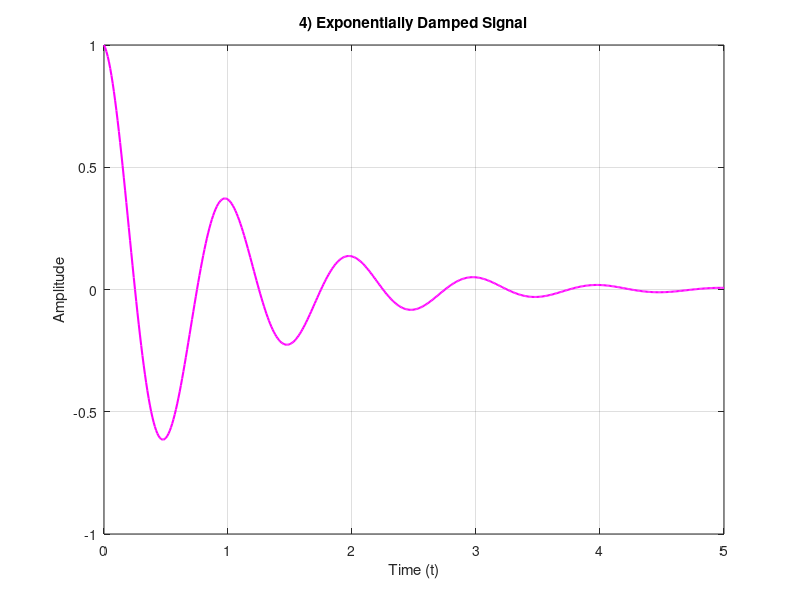

This chart was generated by the following MATLAB code:
clc; 
clear all; 
close all;
t = 0:0.01:5;  


y = exp(-t) .* cos(2*pi*t);
plot(t, y, 'LineWidth', 1.5, 'Color', 'm');
xlabel('Time (t)'); ylabel('Amplitude');
title('4) Exponentially Damped Signal');
grid on;
